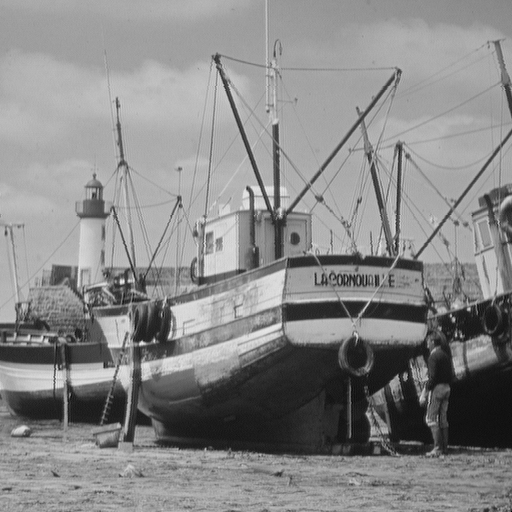
%> input picture Matlab Final/boat.tif, 512 x 512 px
$ octave matlab_assignment_p5.m   (GNU Octave 9; MATLAB toolbox functions it lacks are replaced by stand-ins)
%> lines starting %> are read from the running program, lines starting %| are printed output that depends on the picture
clear; close all;
% Matlab Assignment part 5
% Andrew Munro-West 18363572
%
% %  part 5

% 5. (Image	Denoising)	Go	to	the	course	website	and	download	a	512x512	grayscale
% image	‘boat1.tiff’,	which	is	corrupted	by	a	Gaussian	noise	of	zero	mean	and
% variance	1000.		Read	the	image	into	MATLAB.	Write	a	Matlab	function	to	remove
% the	noise	as	much	as	you	can.
% Note: The	original	clean	image	“boat.tiff”	is	also	provided	for	you	to	compare	your
% results	with	the	clean	image.


% figure
A = imread('boat.tif'); %reads an image from a graphics file
%> A: size 512x512 uint8; min 0, max 223, mean 128.1
% imshow(A)

figure
N = imread('boat1.tiff'); %reads an image from a graphics file
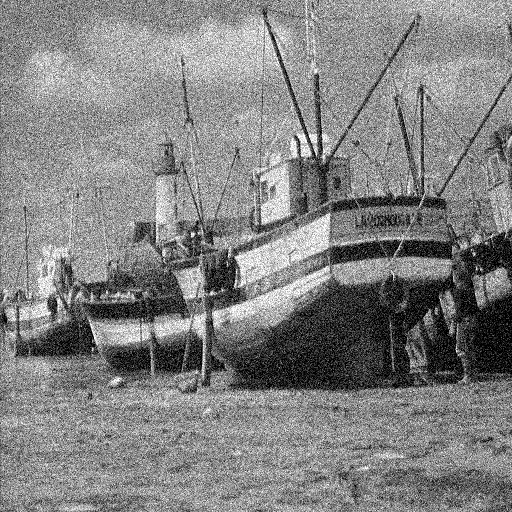
%> input picture Matlab Final/boat1.tiff, 512 x 512 px
%> N is the input picture: size 512x512 uint8; min 0, max 255, mean 130
imshow(N)
title('Original')

figure
B = imgaussfilt(N,1);
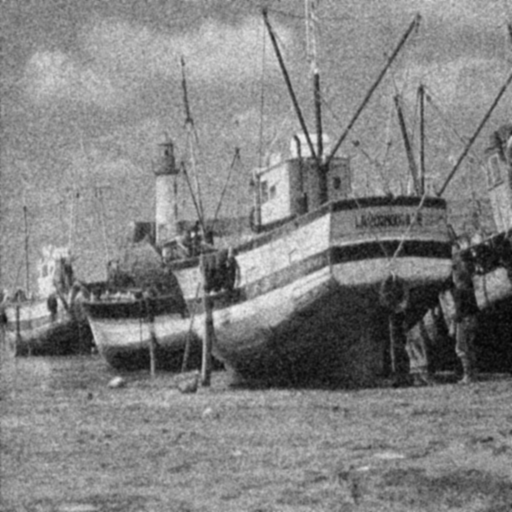
%> B: size 512x512 uint8; min 2, max 243, mean 130
E = imgaussfilt(N,2);
imshow(B)
figure
H = fspecial('laplacian',1);
C = imfilter(N,H);
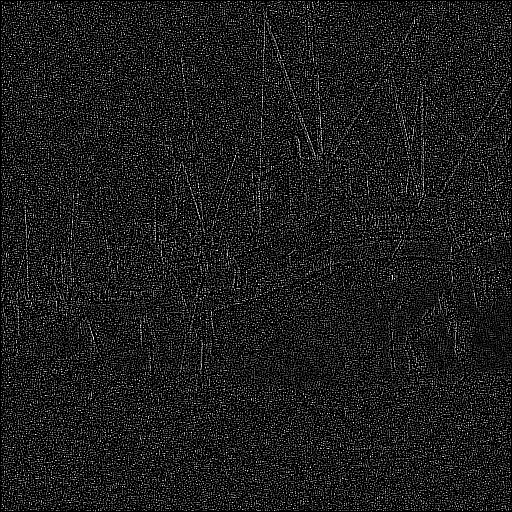
%> C: size 512x512 uint8; min 0, max 255, mean 29
D = imfilter(B,H);
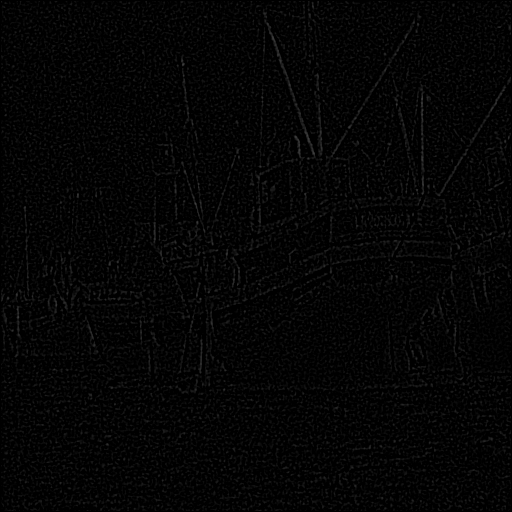
%> D: size 512x512 uint8; min 0, max 63, mean 4.6

% C = imfilter(B,H);
montage(D)
figure
imshow(E+D*0.1)
title('denoised image')
% [51 lines of commented-out code are left out]
